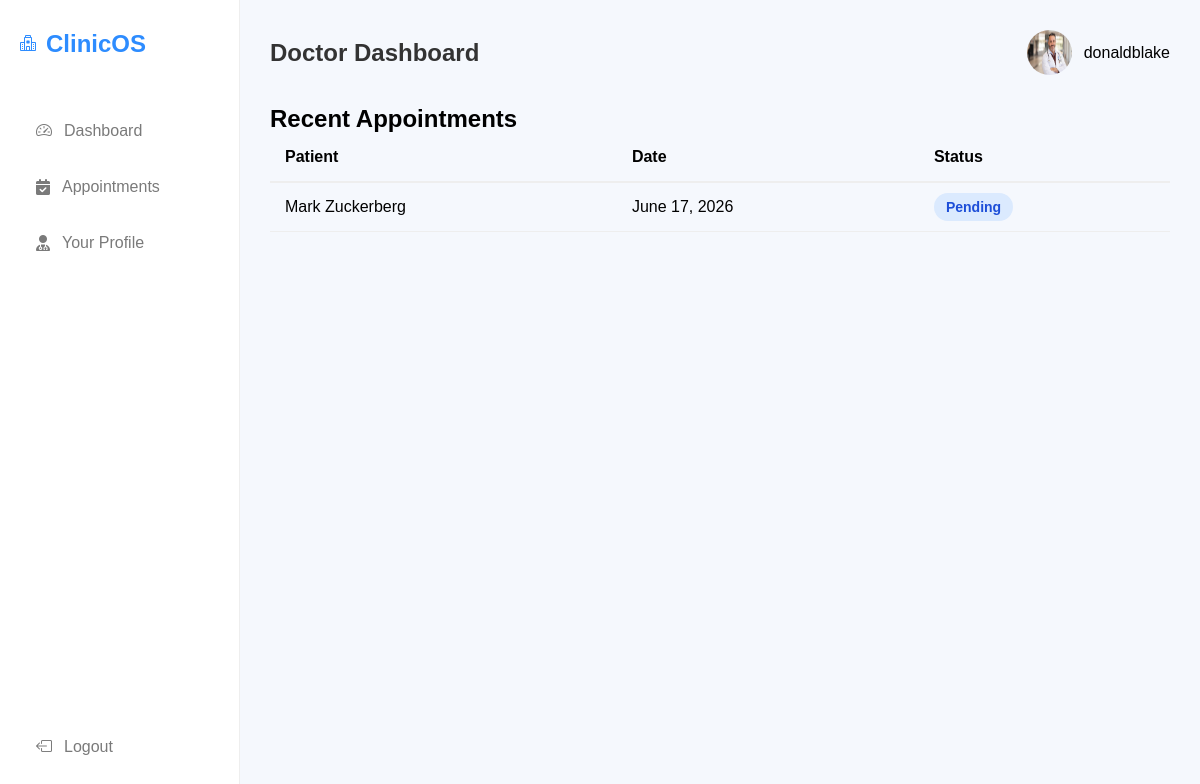
/doctor/ (signed in), run on an earlier commit of the app's database.
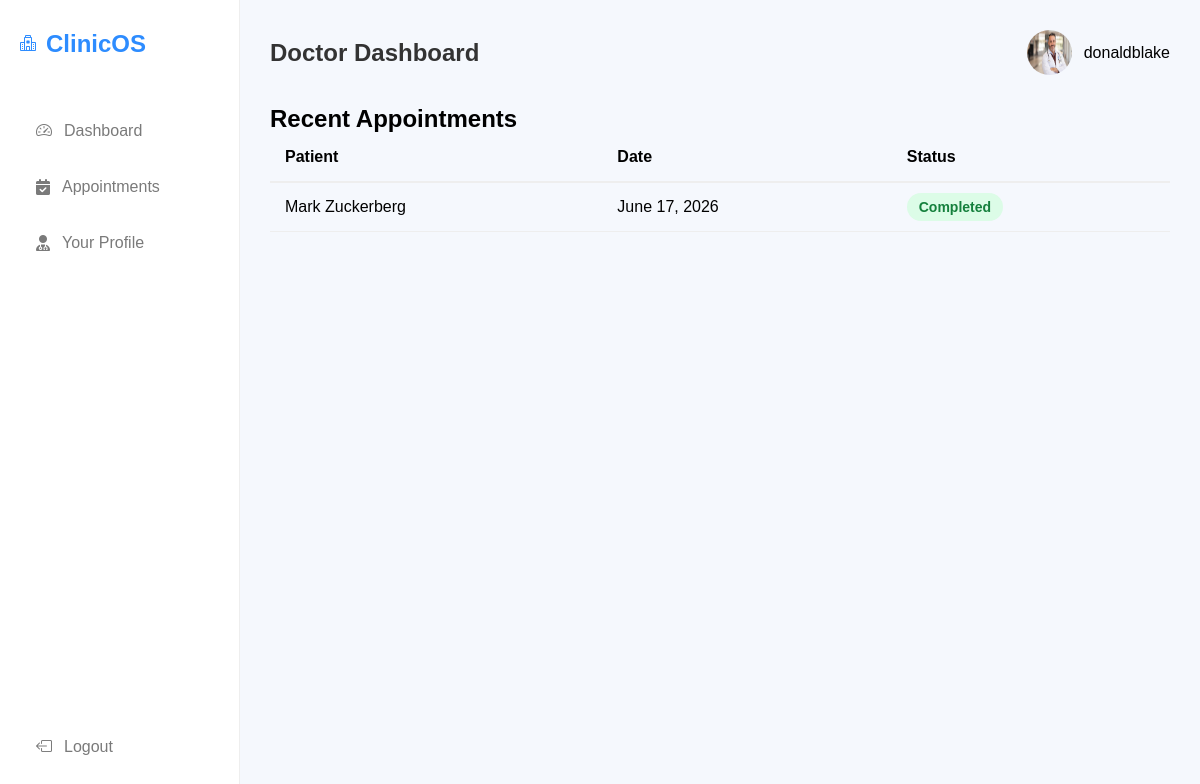
And on a later commit of the database.
### managementsystem/models.py (models this page shows, shortened)
class Appointment(models.Model):
    doctor = models.ForeignKey(Doctor, on_delete=models.CASCADE)
    patient = models.ForeignKey(Patient, on_delete=models.CASCADE)
    appointment_date = models.DateField(default=timezone.now)
    appointment_time = models.TimeField(null=True,blank=True)
    reason = models.TextField(blank=True)
    STATUS_CHOICES = [('Pending', 'Pending'),('Completed', 'Completed'),]
    status = models.CharField(max_length=20,choices=STATUS_CHOICES,default='Pending')
    notes = models.TextField(blank=True)

class Patient(models.Model):
    user = models.OneToOneField(CustomUser,on_delete=models.CASCADE)
    gender_choices = (('male','Male'),('female','Female'),('other','Other'))
    gender = models.CharField(max_length=10,choices=gender_choices,default='male')
    age = models.IntegerField()
    phone = models.CharField(max_length=15)
    blood_group_choices = (('A+', 'A+'),('A-', 'A-'),('B+', 'B+'),('B-', 'B-'),('AB+', 'AB+'),('AB-', 'AB-'),('O+', 'O+'),('O-', 'O-'),)
    blood_group = models.CharField(max_length=3,choices=blood_group_choices)
    photo = models.ImageField(upload_to='patients',default='default/default.png')

class CustomUser(AbstractUser):
    ROLE_CHOICES = (
        ('admin', 'Admin'),
        ('doctor', 'Doctor'),
        ('patient', 'Patient'),
    )
    role = models.CharField(max_length=20, choices=ROLE_CHOICES,default='patient')

### managementsystem/views/doctor_views.py (the view)
# urls.py: path('', doctor_dashboard, name='doctor_dashboard'),
@login_required
def doctor_dashboard(request):
    if not hasattr(request.user, 'doctor'):
        return redirect('login')
    doctor = request.user.doctor
    appointments = Appointment.objects.filter(doctor=doctor).select_related('patient').order_by('-appointment_date')
    return render(request, 'doctor/dashboard.html', {'doctor': doctor, 'appointments': appointments})

### managementsystem/templates/doctor/dashboard.html (shortened to what this page needs)
{% extends 'doctor/base.html' %}
{%load static%}
{%block header%}Doctor Dashboard{%endblock%}
{%block profile%}
        <div class="profile">
            <img src="{{request.user.doctor.photo.url}}" alt=""style="width:45px;height:45px;border-radius:50%;">
            <span>{{request.user.username}}</span>
        </div>
{%endblock%}
{%block content%}
<h2>Recent Appointments</h2>
<div class="table-responsive">
            <table>
                <thead>
                    <tr>
                        <th>Patient</th>
                        <th>Date</th>
                        <th>Status</th>
                    </tr>
                </thead>
                <tbody>
                    {% for appointment in appointments %}
                    <tr>
                        <td>{{ appointment.patient.user.get_full_name}}</td>
                        <td>{{ appointment.appointment_date }}</td>
                        <td>
                           {% if appointment.status == 'Completed' %}
                                <span class="status completed">
                                    Completed
                                </span>
                            {% else %}
                                <span class="status scheduled">
                                    Pending
                                </span>
                            {% endif %}
                        </td>
                    </tr>
                    {% empty %}
                    <tr>
                        <td colspan="4">No appointments found.</td>
                    </tr>
                    {% endfor %}
                </tbody>
            </table>
</div>
{%endblock%}

What changed in the data, as far as the page shows it:
changed Appointment "Mark Zuckerberg": status "Pending" → "Completed"
